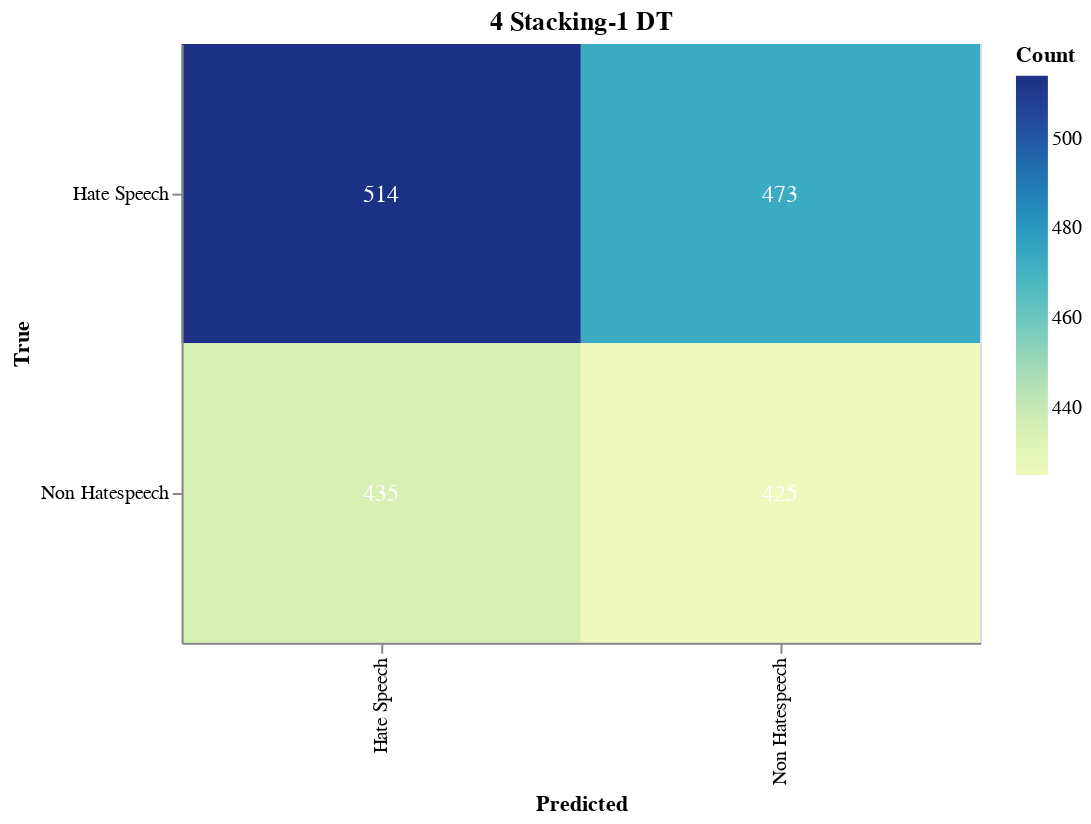

Here is the notebook cell this chart was saved with:
### Markdown cell above
#### Save Confusion Matrix

### Code cell
import altair as alt
import altair_saver
import pandas as pd
from sklearn.metrics import confusion_matrix

# Calculate the confusion matrix
cm = confusion_matrix(true_labels, adjusted_predictions)

# Define class names
class_names = ['Hate Speech', 'Non Hatespeech']

# Convert confusion matrix to DataFrame
cm_df = pd.DataFrame(cm, index=class_names, columns=class_names).reset_index().melt(id_vars='index')
cm_df.columns = ['True', 'Predicted', 'Count']

# Ensure the order of categories
cm_df['True'] = pd.Categorical(cm_df['True'], categories=class_names, ordered=True)
cm_df['Predicted'] = pd.Categorical(cm_df['Predicted'], categories=class_names, ordered=True)

# Create the Altair plot
heatmap = alt.Chart(cm_df).mark_rect().encode(
    x=alt.X('Predicted:O', sort=class_names),
    y=alt.Y('True:O', sort=class_names),
    color='Count:Q',
    tooltip=['True', 'Predicted', 'Count']
).properties(
    width=400,
    height=300,
    title='4 Stacking-1 DT'
)

# Add text labels
text = heatmap.mark_text(
    align='center',
    baseline='middle',
    fontSize=12
).encode(
    text='Count:Q',
    color=alt.condition(
        alt.datum.Count > cm.max() / 2,
        alt.value('white'),
        alt.value('black')
    )
)

# Combine heatmap and text
final_chart = heatmap + text

# Display the plot
final_chart.show()

### Figure 1 — Vega-Lite specification as saved in the notebook (floating-point values rounded to 4 significant figures)
{"config": {"view": {"continuousWidth": 300, "continuousHeight": 300}}, "layer": [{"mark": {"type": "rect"}, "encoding": {"color": {"field": "Count", "type": "quantitative"}, "tooltip": [{"field": "True", "type": "ordinal"}, {"field": "Predicted", "type": "ordinal"}, {"field": "Count", "type": "quantitative"}], "x": {"field": "Predicted", "sort": ["Hate Speech", "Non Hatespeech"], "type": "ordinal"}, "y": {"field": "True", "sort": ["Hate Speech", "Non Hatespeech"], "type": "ordinal"}}, "title": "4 Stacking-1 DT"}, {"mark": {"type": "text", "align": "center", "baseline": "middle", "fontSize": 12}, "encoding": {"color": {"condition": {"test": "(datum.Count > 257.0)", "value": "white"}, "value": "black"}, "text": {"field": "Count", "type": "quantitative"}, "tooltip": [{"field": "True", "type": "ordinal"}, {"field": "Predicted", "type": "ordinal"}, {"field": "Count", "type": "quantitative"}], "x": {"field": "Predicted", "sort": ["Hate Speech", "Non Hatespeech"], "type": "ordinal"}, "y": {"field": "True", "sort": ["Hate Speech", "Non Hatespeech"], "type": "ordinal"}}, "title": "4 Stacking-1 DT"}], "data": {"name": "data-219887617eaed1388bb7e79c38acfa36"}, "height": 300, "width": 400, "$schema": "https://vega.github.io/schema/vega-lite/v5.17.0.json", "datasets": {"data-219887617eaed1388bb7e79c38acfa36": [{"True": "Hate Speech", "Predicted": "Hate Speech", "Count": 514}, {"True": "Non Hatespeech", "Predicted": "Hate Speech", "Count": 435}, {"True": "Hate Speech", "Predicted": "Non Hatespeech", "Count": 473}, {"True": "Non Hatespeech", "Predicted": "Non Hatespeech", "Count": 425}]}}
